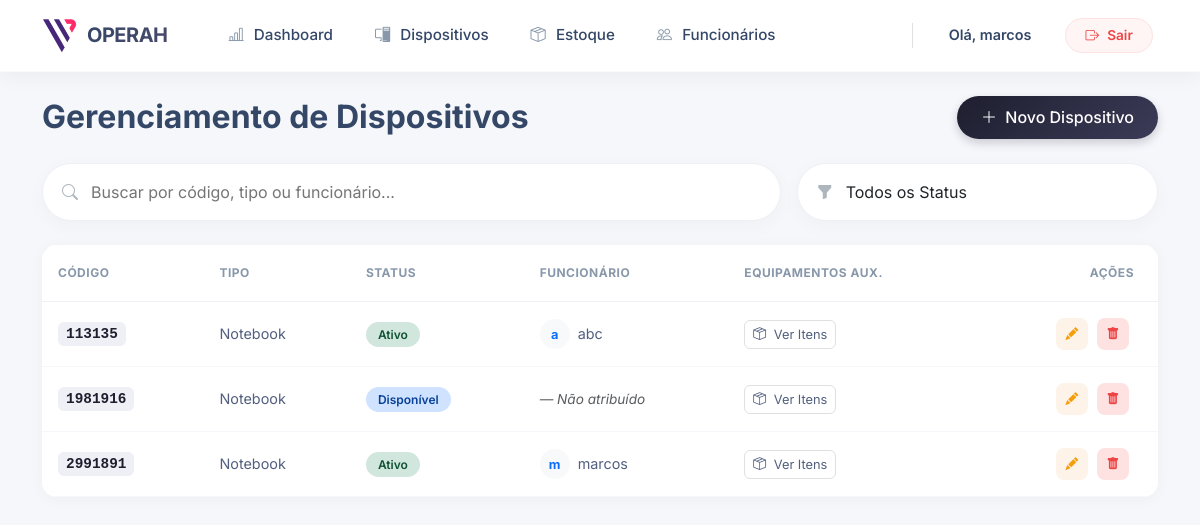
The page /dispositivos/ (signed in) on the database as committed earlier.
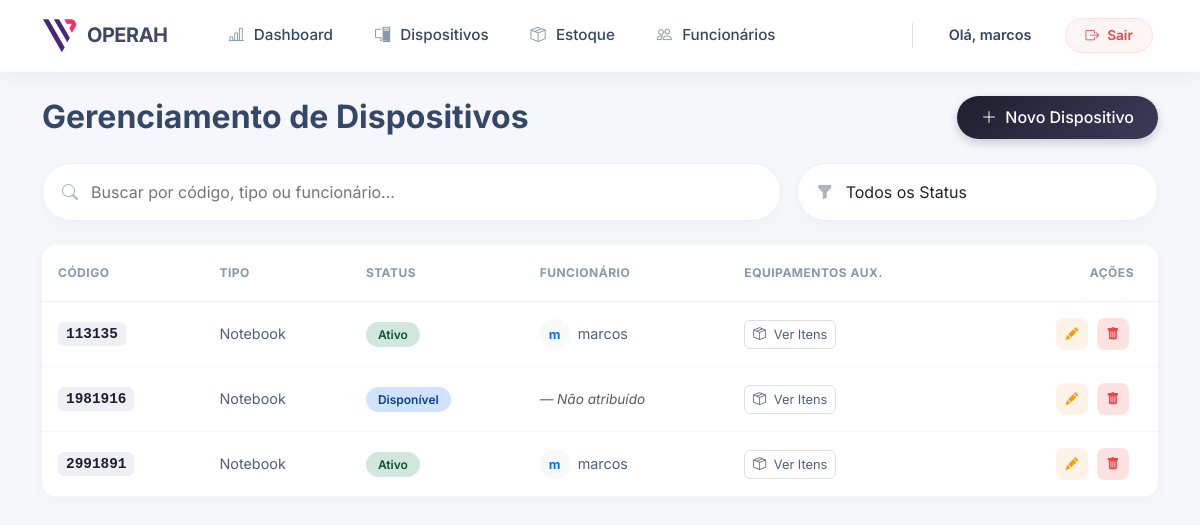
The same page on the database as committed later.
### dispositivos/models.py (models this page shows, shortened)
class Dispositivo(models.Model):
    codigo = models.CharField(max_length=50, unique=True)
    tipo_dispositivo = models.CharField(max_length=20, choices=TIPO_DISPOSITIVO_CHOICES)
    funcionario = models.ForeignKey(
        'funcionarios.Funcionario',
        on_delete=models.SET_NULL,
        null=True,
        blank=True,
        related_name='dispositivos' # Permite acessar: funcionario.dispositivos.all()
    )
    status = models.CharField(max_length=20, choices=STATUS_CHOICES, default='DISPONIVEL')
    status_antes_manutencao = models.CharField(max_length=20, choices=STATUS_CHOICES, null=True, blank=True)
    class Meta:
        ordering = ['codigo']

### funcionarios/models.py (models this page shows, shortened)
class Funcionario(models.Model):
    STATUS_CHOICES = [
        ("ATIVO", "Ativo"),
        ("DEMITIDO", "Demitido"),
    ]
    nome = models.CharField(max_length=100)
    email = models.EmailField(unique=True)
    unidade_trabalho = models.ForeignKey(
        UnidadeTrabalho,
        on_delete=models.SET_NULL,
        null=True,
        blank=True
    )
    status = models.CharField(
        max_length=10,
        choices=STATUS_CHOICES,
        default="ATIVO"
    )
    data_admissao = models.DateField(default=timezone.now)
    data_demissao = models.DateField(null=True, blank=True)
    class Meta:
        ordering = ["nome"]
        verbose_name = "Funcionário"
        verbose_name_plural = "Funcionários"

### dispositivos/views.py (the view)
# urls.py: path('', views.listar_dispositivos, name='listar_dispositivos'),
@login_required
def listar_dispositivos(request):
    dispositivos = Dispositivo.objects.all().order_by('codigo')
    funcionarios = Funcionario.objects.filter(status='ATIVO').order_by('nome')
    return render(request, 'dispositivos/listar_dispositivos.html', {
        'dispositivos': dispositivos,
        'tipos': TIPO_DISPOSITIVO_CHOICES,
        'funcionarios': funcionarios,
        'status': STATUS_CHOICES,
    })

### dispositivos/templates/dispositivos/listar_dispositivos.html (shortened to what the changed rows need)
{% extends 'core/base.html' %}
{% block content %}
<link href="https://cdn.jsdelivr.net/npm/select2@4.1.0-rc.0/dist/css/select2.min.css" rel="stylesheet" />
<div class="page-header">
    <h2 class="page-title" style="color: #344767;">Gerenciamento de Dispositivos</h2>
</div>
<div class="tech-card table-responsive">
    <table class="table table-tech mb-0" id="tabelaDispositivos">
        <thead>
            <tr>
                <th>Código</th>
                <th>Tipo</th>
                <th>Status</th>
                <th>Funcionário</th>
                <th>Equipamentos Aux.</th>
                <th class="text-end pe-4">Ações</th>
            </tr>
        </thead>
        <tbody>
            {% for dispositivo in dispositivos %}
            <tr data-status="{{ dispositivo.status }}">
                <td><span class="codigo-badge">{{ dispositivo.codigo }}</span></td>
                <td>{{ dispositivo.get_tipo_dispositivo_display }}</td>
                <td>
                    {% if dispositivo.status == 'ATIVO' %}
                        <span class="status-badge status-ativo">Ativo</span>
                    {% elif dispositivo.status == 'MANUTENCAO' %}
                        <span class="status-badge status-manutencao">Manutenção</span>
                    {% else %}
                        <span class="status-badge status-disponivel">Disponível</span>
                    {% endif %}
                </td>
                <td>
                    {% if dispositivo.funcionario %}
                        <div class="d-flex align-items-center">
                            <div class="bg-light rounded-circle d-flex align-items-center justify-content-center text-primary fw-bold me-2" style="width:30px; height:30px; font-size: 0.8rem;">
                                {{ dispositivo.funcionario.nome|slice:":1" }}
                            </div>
                            {{ dispositivo.funcionario.nome }}
                        </div>
                    {% else %}
                        <span class="text-muted" style="font-size:0.85rem; font-style:italic;">— Não atribuído</span>
                    {% endif %}
                </td>
                <td>
                    <button class="btn btn-sm btn-outline-tech btnEquipamentos"
                            data-id="{{ dispositivo.id }}"
                            data-codigo="{{ dispositivo.codigo }}">
                        <i class="bi bi-box-seam me-1"></i> Ver Itens
                    </button>
                </td>
                <td class="text-end pe-4">
                    <button class="btn-action btn-action-edit btnEditar"
                        data-url="{% url 'dispositivos:editar_dispositivo' dispositivo.id %}"
                        data-id="{{ dispositivo.id }}"
                        data-codigo="{{ dispositivo.codigo }}"
                        data-tipo="{{ dispositivo.tipo_dispositivo }}"
                        data-funcionario="{% if dispositivo.funcionario %}{{ dispositivo.funcionario.id }}{% endif %}"
                        data-status="{{ dispositivo.status }}"
                        data-bs-toggle="tooltip" title="Editar">
                        <i class="bi bi-pencil-fill" style="font-size: 0.8rem;"></i>
                    </button>
                    <a href="{% url 'dispositivos:deletar_dispositivo' dispositivo.id %}"
                       class="btn-action btn-action-delete"
                       onclick="return confirm('Tem certeza que deseja excluir este dispositivo?')"
                       data-bs-toggle="tooltip" title="Excluir">
                       <i class="bi bi-trash-fill" style="font-size: 0.8rem;"></i>
                    </a>
                </td>
            </tr>
            {% empty %}
            <tr class="no-results"><td colspan="6" class="text-center py-5 text-muted">Nenhum dispositivo cadastrado no momento.</td></tr>
            {% endfor %}
        </tbody>
    </table>
</div>
{% endblock %}

Rows that differ between the two databases and show on the page:
changed Dispositivo (number 1 of 3 on the later page): funcionario.nome "a" → "m"; funcionario.nome "abc" → "marcos"
